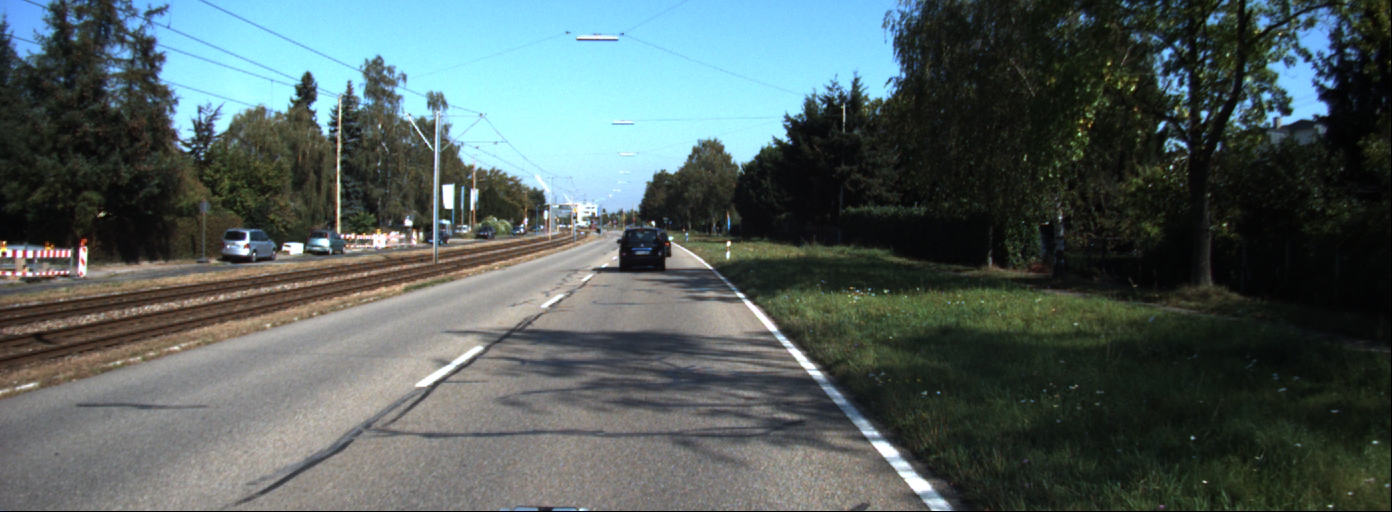
#> input picture Project_2/data_1-20200307T183325Z-001/data_1/data/0000000008.png, 1392 x 512 px; its folder holds only this picture in this run
$ jupyter execute --allow-errors Data1.ipynb
#> lines starting #> are read from the running program, lines starting #| are printed output that depends on the picture; after the words box and inside, x2 and y2 are one past the last pixel; in counts of white or black regions, pixels touching at a corner belong together
#> further down, cv_img is the input picture: shape (512, 1392, 3); mean B, G, R 93.5, 94.9, 81.3
#> `crop_img = cv_img[235:512, 0:1392]`:
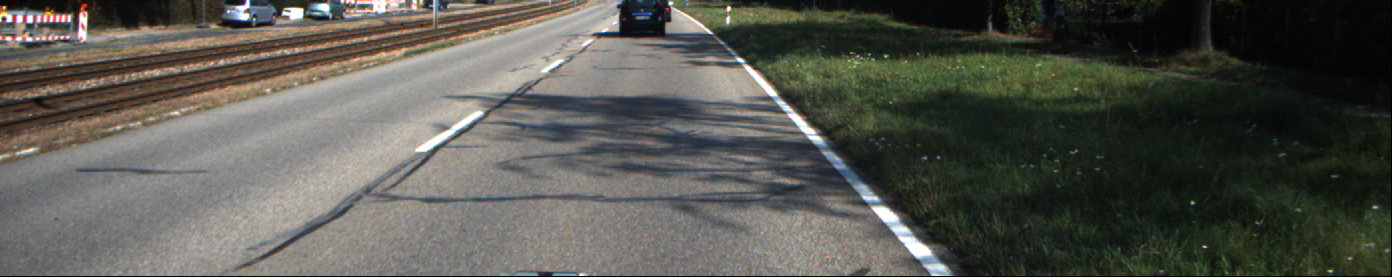
#> crop_img: shape (277, 1392, 3); mean B, G, R 79.7, 86.9, 86.3
[cell 1]
import cv2
import glob
import numpy as np
import math

# Four corners of the book in source image
pts_src = np.array([[565, 36], [724, 36], [994, 269],[178, 270]])
pts_dst = np.array([[50, 0], [250, 0], [250, 500], [0, 500]])
H_Matrix, status = cv2.findHomography(pts_src, pts_dst)

[cell 2]
def undistort_image(img):
    k = [[9.037596e+02, 0.000000e+00, 6.957519e+02], [0.000000e+00, 9.019653e+02, 2.242509e+02],[0.000000e+00 ,0.000000e+00, 1.000000e+00]]
    k=np.array(k)
    d = [[-3.639558e-01, 1.788651e-01, 6.029694e-04, -3.922424e-04, -5.382460e-02]]
    d=np.array(d)
    h,  w = img.shape[:2]
    newcameramtx, roi=cv2.getOptimalNewCameraMatrix(k,d,(w,h),1,(w,h))
    dst = cv2.undistort(img, k, d, None, newcameramtx)

    # crop the image
    x,y,w,h = roi
    dst = dst[y:y+h, x:x+w]
    return dst

# [5 lines left out: function mean, not called in this run]

[cell 3]
def detect_white_lines(img):
    lower_mask_white = np.array([0, 220, 0], dtype='uint8')
    upper_mask_white = np.array([255, 255, 255], dtype='uint8')
    mask_white = cv2.inRange(img, lower_mask_white, upper_mask_white)
    white_detect = cv2.bitwise_and(img, img, mask=mask_white).astype(np.uint8)
    return white_detect

[cell 4]
# Four corners of the book in source image
pts_src = np.array([[565, 36], [724, 36], [994, 269],[178, 270]])
pts_dst = np.array([[50, 0], [250, 0], [250, 500], [0, 500]])
H_Matrix, status = cv2.findHomography(pts_src, pts_dst)


def hough_lines(img, rho, theta, threshold, min_line_len, max_line_gap):
    lines = cv2.HoughLinesP(img, rho, theta, threshold, np.array([]), minLineLength=min_line_len, maxLineGap=max_line_gap)
    line_img = np.zeros((img.shape[0], img.shape[1], 3), dtype=np.uint8)

[cell 5]
# [13 lines left out: function draw_lines, not called in this run]

[cell 6]
def draw_lines(img, lines, color=[0, 255, 0], thickness=12):
    right = "right"
    left = "left"
    straight = "straight"
    imshape = img.shape

    # these variables represent the y-axis coordinates to which
    # the line will be extrapolated to
    ymin_global = img.shape[0]
    ymax_global = img.shape[0]

    # left lane line variables
    all_left_grad = []
    all_left_y = []
    all_left_x = []

    # right lane line variables
    all_right_grad = []
    all_right_y = []
    all_right_x = []

    for line in lines:
        for x1,y1,x2,y2 in line:
            gradient, intercept = np.polyfit((x1,x2), (y1,y2), 1)
            ymin_global = min(min(y1, y2), ymin_global)

            if (gradient > 0):
                all_left_grad += [gradient]
                all_left_y += [y1, y2]
                all_left_x += [x1, x2]
            else:
                all_right_grad += [gradient]
                all_right_y += [y1, y2]
                all_right_x += [x1, x2]

    left_mean_grad = np.mean(all_left_grad)
    left_y_mean = np.mean(all_left_y)
    left_x_mean = np.mean(all_left_x)
    left_intercept = left_y_mean - (left_mean_grad * left_x_mean)

    right_mean_grad = np.mean(all_right_grad)
    right_y_mean = np.mean(all_right_y)
    right_x_mean = np.mean(all_right_x)
    right_intercept = right_y_mean - (right_mean_grad * right_x_mean)

    # Make sure we have some points in each lane line category
    if ((len(all_left_grad) > 0) and (len(all_right_grad) > 0)):
        upper_left_x = int((ymin_global - left_intercept) / left_mean_grad)
        lower_left_x = int((ymax_global - left_intercept) / left_mean_grad)
        upper_right_x = int((ymin_global - right_intercept) / right_mean_grad)
        lower_right_x = int((ymax_global - right_intercept) / right_mean_grad)

        cv2.line(img, (upper_left_x, ymin_global),
                      (lower_left_x, ymax_global), color, thickness)
        cv2.line(img, (upper_right_x, ymin_global),
                      (lower_right_x, ymax_global), color, thickness)

        pts = np.array([[upper_left_x, ymin_global],[upper_right_x, ymin_global],[lower_right_x, ymax_global],[lower_left_x, ymax_global]], np.int32)
        pts = pts.reshape((-1,1,2))
#         cv2.polylines(img,[pts],True,(0,255,255))
        cv2.fillConvexPoly(img, pts, (100,100,100), lineType=8, shift=0)
        if upper_right_x > 100:
            return right
        elif upper_right_x < 30:
            return left
        else:
            return straight

[cell 7]
def hough_lines(img, rho, theta, threshold, min_line_len, max_line_gap):
    lines = cv2.HoughLinesP(img, rho, theta, threshold, np.array([]), minLineLength=min_line_len, maxLineGap=max_line_gap)
    line_img = np.zeros((img.shape[0], img.shape[1], 3), dtype=np.uint8)
    direction = draw_lines(line_img, lines)
    return line_img, direction

#> (a cell that did not finish here is left out)

#> in undistort_image, `dst = cv2.undistort(img, k, d, None, newcameramtx)`:
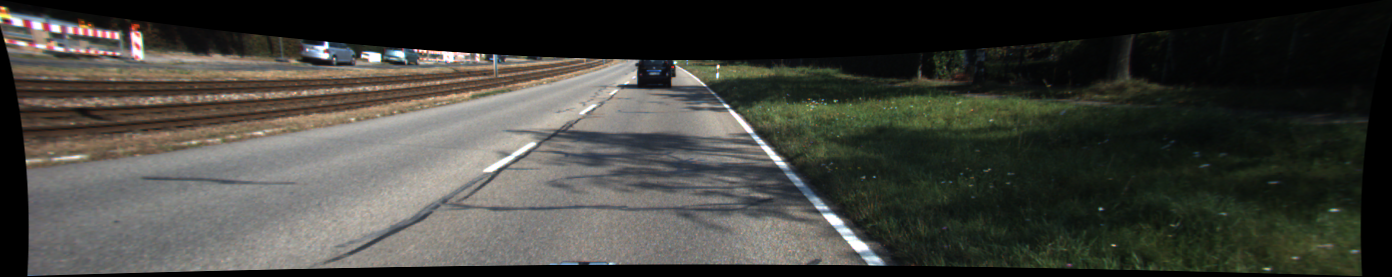
#> dst: shape (277, 1392, 3); mean B, G, R 59.1, 65, 64.8
#> in undistort_image, `dst = dst[y:y+h, x:x+w]`:
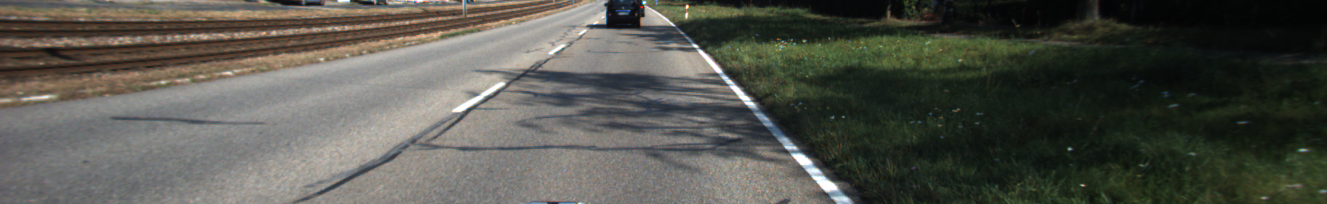
#> dst: shape (204, 1327, 3); mean B, G, R 76.9, 84.7, 84.2
    white_img = detect_white_lines(nice_img)
#> in detect_white_lines, `mask_white = cv2.inRange(img, lower_mask_white, upper_mask_white)`:
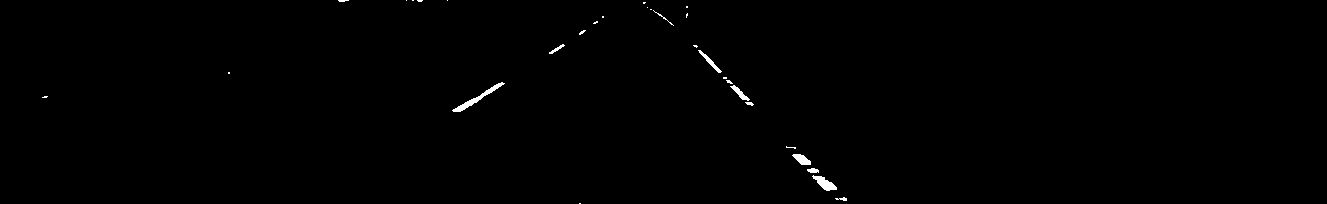
#> mask_white: shape (204, 1327); 0.41% white; 30 white regions (20 under 20 px), largest, box (x1, y1, x2, y2) and area: (452, 82, 505, 112) 265, (812, 175, 837, 191) 189, (792, 154, 811, 165) 127
#> `im_out = cv2.warpPerspective(white_img, H_Matrix, (300,600))`:
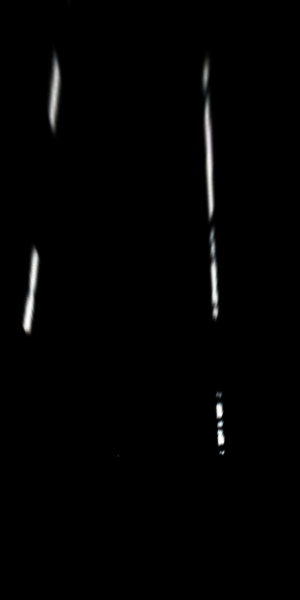
#> im_out: shape (600, 300, 3); mean B, G, R 2.6, 2.6, 2.6
#> `edges = cv2.Canny(im_out,100,200)`:
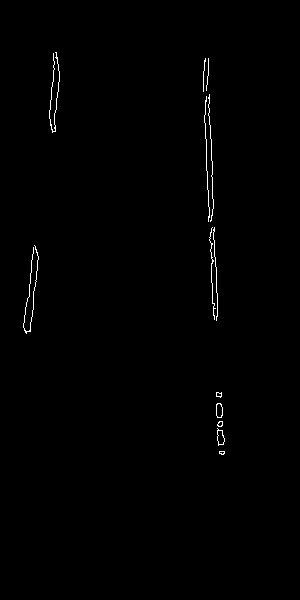
#> edges: shape (600, 300); 0.57% white in thin lines or dots, all inside (x1, y1, x2, y2) = (23, 52, 225, 455)
#> `edges[0:500,220:300] = 0`: edges: shape (600, 300); 0.53% white in thin lines or dots, all inside (x1, y1, x2, y2) = (23, 52, 220, 454)
    white_img = cv2.GaussianBlur(white_img,(5,5),0)
    im_out = cv2.warpPerspective(white_img, H_Matrix, (300,600))
    edges = cv2.Canny(im_out,100,200)
    edges[0:500,220:300] = 0
    cv2.imshow("im_out",edges)

    rho = 2
    theta = np.pi/180
    #threshold is minimum number of intersections in a grid for candidate line to go to output
    threshold = 100
    min_line_len = 150
    max_line_gap = 800
    α=0.8
    β=1
    λ=0

    line_image, direction = hough_lines(edges, rho, theta, threshold, min_line_len, max_line_gap)
#> in hough_lines, `lines = cv2.HoughLinesP(img, rho, theta, threshold, np.array([]), minL..`: lines = [[205, 58, 219, 453], [208, 58, 217, 316], [204, 119, 219, 422]]
#> the loop in draw_lines, `for line in lines:` made 3 passes
#> after the loop in draw_lines, `for line in lines:`: all_left_grad = [28.21, 28.67, 20.2]; all_left_x = [205, 219, 208, 217, 204, 219]; all_left_y = [58, 453, 58, 316, 119, 422]; all_right_grad = []
#> in draw_lines, `left_mean_grad = np.mean(all_left_grad)`: left_mean_grad = 25.69
#> in draw_lines, `left_y_mean = np.mean(all_left_y)`: left_y_mean = 237.7
#> in draw_lines, `left_x_mean = np.mean(all_left_x)`: left_x_mean = 212
#> in draw_lines, `left_intercept = left_y_mean - (left_mean_grad * left_x_mean)`: left_intercept = -5209.4
#> in draw_lines, `right_mean_grad = np.mean(all_right_grad)`: right_mean_grad = nan
#> in hough_lines, `direction = draw_lines(line_img, lines)`: line_img: shape (600, 300, 3); every value is 0
#> `ret, mask = cv2.threshold(img2gray, 5, 255, cv2.THRESH_BINARY_INV)`:
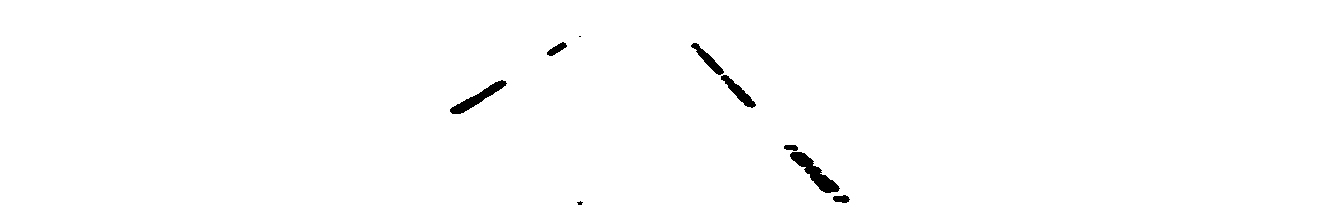
#> mask: shape (205, 1328); 99.2% white; 9 black regions (2 under 20 px), largest, box (x1, y1, x2, y2) and area: (790, 152, 840, 193) 702, (450, 80, 507, 114) 532, (721, 75, 756, 108) 359
    result = cv2.addWeighted(im_out, α, line_image, β, λ)
    out = cv2.warpPerspective(result, np.linalg.inv(H_Matrix), (1328,205))
    cv2.imshow("line_image",line_image)
    cv2.imshow("result",result)

    # # Image Addition
    rows, cols, channels = out.shape
    roi = nice_img[0:rows, 0:cols]

    # Now create a mask of logo and create its inverse mask
    img2gray = cv2.cvtColor(out, cv2.COLOR_BGR2GRAY)

    # add a threshold
    ret, mask = cv2.threshold(img2gray, 5, 255, cv2.THRESH_BINARY_INV)

    mask_inv = cv2.bitwise_not(mask)
    # Now black-out the area of logo in ROI
    img1_bg = cv2.bitwise_and(roi, roi, mask=mask)

    # Take only region of logo from logo image.
    img2_fg = cv2.bitwise_and(out, out, mask=mask_inv)

    Final = cv2.add(img1_bg, img2_fg)
    cv2.putText(Final, direction, (5,50),cv2.FONT_HERSHEY_SIMPLEX  , 1, (255,255,255), 2, cv2.LINE_AA)
    cv2.imshow("Final_output", Final)

    cv2.imshow("output",out)
    cv2.imshow("white_img",white_img)
    cv2.imshow("edges",edges)
    cv2.imshow("result",result)
    cv2.waitKey(1)
#     break

cv2.destroyAllWindows()

[cell 9]

# [129 lines of commented-out code are left out]

# [61 lines left out: function draw_lines, not called in this run]

[cell 10]
import cv2
import numpy as np

# [5 lines left out: function draw_circle, not called in this run]

# img = np.zeros((512,512,3), np.uint8)
img = cv2.imread('messuuuu.png')
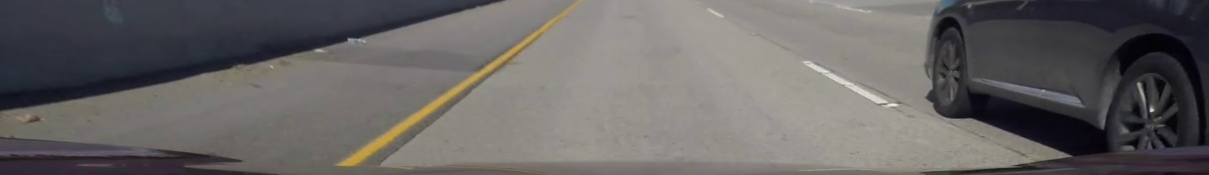
#> input picture Project_2/messuuuu.png, 1209 x 175 px
#> img is the input picture: shape (175, 1209, 3); mean B, G, R 100, 100.8, 103.8

cv2.namedWindow('image')
cv2.setMouseCallback('image',draw_circle)

while(1):
    cv2.imshow('image',img)
    k = cv2.waitKey(20) & 0xFF
#> (key Esc is pressed here)
    if k == 27:


        break
    elif k == ord('a'):
        print (mouseX,mouseY)
